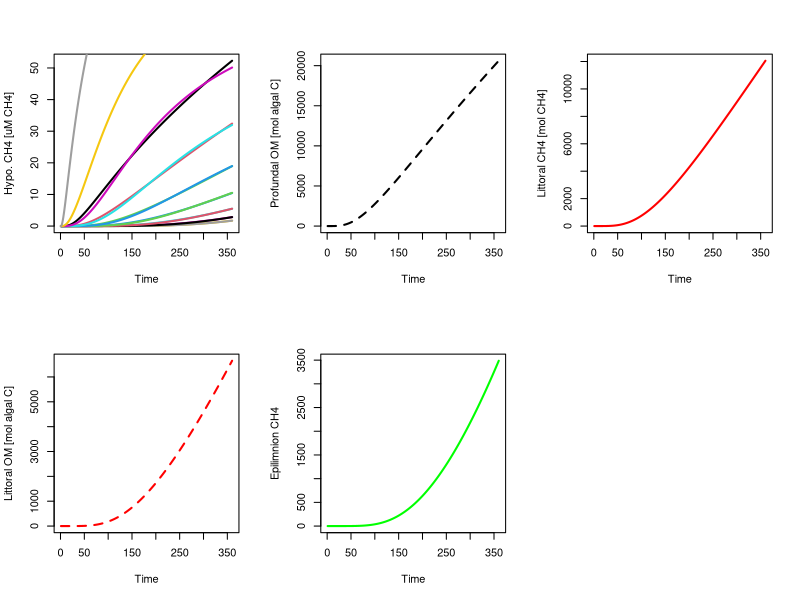

The R script that drew this image:
##### Simplest CH4 ecosystem model
##### 11-10-14
##### WEW & SEJ

rm(list=ls())

library(deSolve)

#### set up ordinary differential equations (ODEs) in function for deSolve to use for each time step
	# State variables:
	#	1 to (n-1): vector of CH4 in hypolimnion layers
	#	n: CH4 in epilimnion

timeStepCH4<-function(time,y,params,As,Vs){
	with(as.list(params),{
		# state variables
		H=y[1:N]	# CH4 in hypolimnion
		P=y[(N+1)]
		Psom=y[(N+2)]	# sediment organic matter in profundal sediment
		L=y[(N+3)]	# CH4 in littoral sediment
		Lsom=y[(N+4)]	# sediment organic matter in littoral sediment
		E=y[(N+5)]	# CH4 in epilimnion
	
		dH.dt=numeric(N)
	
		# forcing data
		GPP=varied_GPP(time)
		atmCH4=varied_atmCH4(time)
		k=varied_k(time)
		
		#dP.dt=production-diffusion; assuming no ebullition
		#		production=f(Psom,yield)
		#		diffusion=f(H,Pdiff)
		dP.dt=maxPsomUptake*Psom/(kPprod*(As[1]*activeLayerDepth)+Psom)*Psom*yield-(1/deltaZ)*Pdiff*(P/(As[1]*activeLayerDepth)-H[1]/Vs[1])*As[1]
		#dPsom.dt=settling material-conversion to methane-permanent burial
		#		settling=f(GPP,settling)
		#		conversion=f(Psom)
		#		burial=f(Psom)
		dPsom.dt=As[1]*GPP*zmix*sed-maxPsomUptake*Psom/(kPprod*(As[1]*activeLayerDepth)+Psom)*Psom-Psom*permBuryP
		#dH.dt=diffusion; assuming no ebullition
		#		diffusion=f(H,Dt)
		dH.dt[1]=(1/deltaZ)*(Pdiff*(P/(As[1]*activeLayerDepth)-H[1]/Vs[1])*As[1]+Hdiff*(H[2]/Vs[2]-H[1]/Vs[1])*As[2])
		for(i in 2:(N-1)){
			dH.dt[i]=(1/deltaZ)*Hdiff*((H[(i+1)]/Vs[(i+1)]-H[i]/Vs[i])*As[(i+1)]+(H[(i-1)]/Vs[(i-1)]-H[i]/Vs[i])*As[i])
		}
		dH.dt[N]=(1/deltaZ)*Hdiff*((E/Vs[(N+1)]-H[N]/Vs[N])*As[(N+1)]+(H[(N-1)]/Vs[N-1]-H[i]/Vs[i])*As[N])
		#dL.dt=production-diffusion-ebullition
		#		production=f(Lsom,yield)
		#		diffusion=f(E,L,???)
		#		ebullition=f(L,???)
		dL.dt=maxLsomUptake*Lsom/(kLprod*(As[(N+2)]*activeLayerDepth)+Lsom)*Lsom*yield-(1/deltaZ)*Ldiff*(L/(As[(N+2)]*activeLayerDepth)-E/Vs[(N+1)])*As[(N+2)]-ebull*L
		#dLsom.dt=settling material - conversion to methane - permanent burial
		#		settling=f(GPP,settling)
		#		conversion=f(Lsom)
		#		burial=f(Lsom)
		dLsom.dt=As[(N+2)]*GPP*zmix*sed-maxLsomUptake*Lsom/(kLprod*(As[(N+2)]*activeLayerDepth)+Lsom)*Lsom-Lsom*permBuryL
		#dEdt=production+diffusion (littoral and profundal)-atm. diffusion-oxidation
		#		production=f(GPP)????
		#		diffusion=f(E,L,P,???)
		#		atm. diffusion=f(E,atm)
		#		oxidation=f(E)
		dE.dt=GPP*Eprod*Vs[(N+1)]+(1/deltaZ)*Hdiff*(E/Vs[(N+1)]-H[N]/Vs[N])*As[(N+1)]+(1/deltaZ)*Ldiff*(L/(As[(N+2)]*activeLayerDepth)-E/Vs[(N+1)])*As[(N+2)]-k*(E/Vs[(N+1)]-atmCH4)*As[(N+3)]
		
		list(c(dH.dt,dP.dt,dPsom.dt,dL.dt,dLsom.dt,dE.dt))
	})
}


#### Parameters
activeLayerDepth=0.2	# Active layer depth of sediments; [m]
deltaZ=0.25					# hypolimnion slice thickness; [m]
N=16						# number of hypolimnion slices;
Pdiff=0.001		# diffusivity; [m2 d-1]
Hdiff=0.001		# diffusivity; [m2 d-1]
zmix=2	# Mixed layer depth of lake; [m]
sed=0.3		# Proportion of areal GPP that settles to sediments; []
maxPsomUptake=0.004	# Maximum rate of Psom uptake; [d-1]
kPprod=10		# half-saturation constant for methane production in profundal; [mol algal C m-3]
maxLsomUptake=0.004	# Maximum rate of Psom uptake; [d-1]
kLprod=10		# half-saturation constant for methane production in profundal; [mol algal C m-3]
permBuryP=0.1	# permanent burial of Psom; [d-1]
permBuryL=0.1	# permanent burial of Lsom; [d-1]
yield=0.25		# Molar yield of CH4 from algal C; [mol CH4 (mol algal C)-1]
Ldiff=0.005		# diffusivity; [m2 d-1]
ebull=0.1		# Fraction of production released as ebullition [d-1] -> could be a more complex function that causes ebullition at a critical saturating concentration; could also be probabalistic
Eprod=0.0001	# Epilimnetic CH4 production per unit GPP; [mol CH4 (mol C)-1]
oxE=0.9	# Fraction of epilimnion CH4 lost to oxidation; [d-1]

# for now an upside-down tophat shaped lake with radius of pelagic=900 m, and littoral zone 100 m wide
As=c(rep(pi*900^2,N+1),(pi*1000^2-pi*900^2),pi*1000^2)		# interface areas; [m2]
Vs=c(rep(pi*900^2*deltaZ,N),pi*1000^2*zmix)		# layer volumes; [m3]

params=c(activeLayerDepth=activeLayerDepth,deltaZ=deltaZ,N=16,Pdiff=Pdiff,Hdiff=Hdiff,zmix=zmix,sed=sed,maxPsomUptake=maxPsomUptake,kPprod=kPprod,maxLsomUptake=maxLsomUptake,kLprod=kLprod,permBuryP=permBuryP,permBuryL=permBuryL,yield=yield,Ldiff=Ldiff,ebull=ebull,Eprod=Eprod,oxE)



#### forcing data (GPP, atmCH4, k) and run parameters
nTimeSteps=360
t.s=1:nTimeSteps

# Could load observations, model output, or set to a constant
constant_GPP=0.1	# [mol C m-3 d-1]Jake says this is average for morris --> Stuart will remember how to do this dynamically
constant_atmCH4=0.1	# [mol CH4 m-3]Will thinks this is about right --> We can check this and use whatever the global average is
constant_k=0.4	# [m d-1]using a decent number for UNDERC lakes

obs_GPP=NULL	# can be set to two column matrix with simulation timestep in first column and observed/modeled GPP [mol C m-3 d-1] in second column
obs_atmCH4=NULL	# can be set to two column matrix with simulation timestep in first column and observed/modeled atmCH4 [mol CH4 m-3] in second column
obs_k=NULL	# can be set to two column matrix with simulation timestep in first column and observed/modeled k [m d-1] in second column

# generate approxfun functions for use in model integration
if(is.null(obs_GPP)){
	varied_GPP=approxfun(x=1:nTimeSteps,y=rep(constant_GPP,nTimeSteps),method="linear",rule=2)
}else{
	varied_GPP=approxfun(x=obsGPP[,1],y=obs_GPP[,2],method="linear",rule=2)
}
if(is.null(obs_atmCH4)){
	varied_atmCH4=approxfun(x=1:nTimeSteps,y=rep(constant_atmCH4,nTimeSteps),method="linear",rule=2)
}else{
	varied_atmCH4=approxfun(x=obs_atmCH4[,1],y=obs_atmCH4[,2],method="linear",rule=2)
}
if(is.null(obs_k)){
	varied_k=approxfun(x=1:nTimeSteps,y=rep(constant_k,nTimeSteps),method="linear",rule=2)
}else{
	varied_k=approxfun(x=obs_k[,1],y=obs_k[,2],method="linear",rule=2)
}


# initial values
init=rep(0,(N+5))		# [mol CH4] starting all the same (sort of like after mixis); 200 uM
	
#### integrate model
out=ode(y=init,times=t.s,func=timeStepCH4,parms=params,As=As,Vs=Vs)

#### plot output
dev.new()
par(mfrow=c(2,3))
plot(out[,1],out[,2]/Vs[1]*1000,type='l',lwd=2,xlab="Time",ylab="Hypo. CH4 [uM CH4]",col='black')
for(i in 2:N){
	lines(out[,1],out[,(i+1)]/Vs[i]*1000,lwd=2,col=i)
}
plot(out[,1],out[,3],type='l',lwd=2,xlab="Time",ylab="Profundal OM [mol algal C]",col='black',lty=2)
plot(out[,1],out[,4],type='l',lwd=2,xlab="Time",ylab="Littoral CH4 [mol CH4]",col='red')
plot(out[,1],out[,5],type='l',lwd=2,xlab="Time",ylab="Littoral OM [mol algal C]",col='red',lty=2)
plot(out[,1],out[,6],type='l',lwd=2,xlab="Time",ylab="Epilimnion CH4",col='green')

print(round(out[nrow(out),],4))
